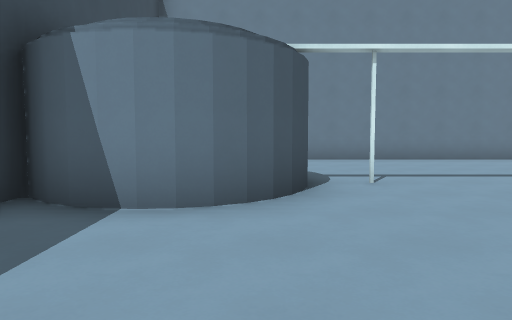
view 1 (above)

12 first-person views from a walk through a level from a Godot 3-D game. The camera is 1.4 m above the floor, tilts 4° down and sees 70° across. The floor is counted in squares, 2 m on a side. Each view is taken from the middle of a square. On the plan, view 1 faces up. The plan holds only what a view shows up to about 11 squares ahead; the rest is blank. The place goes on beyond the plan.

view 2
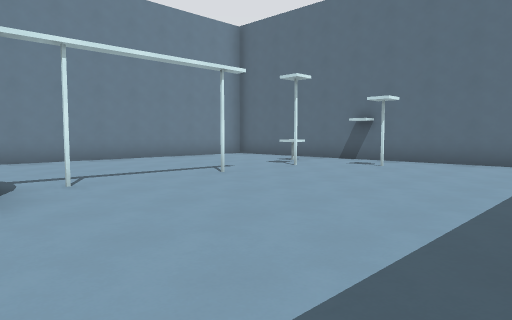

view 3
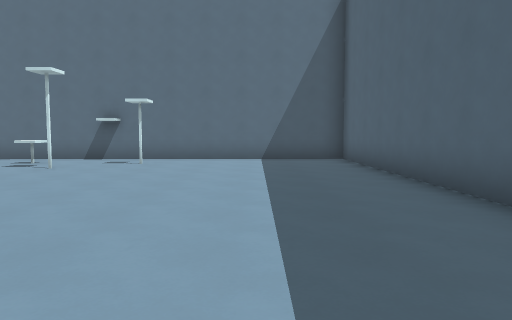

view 4
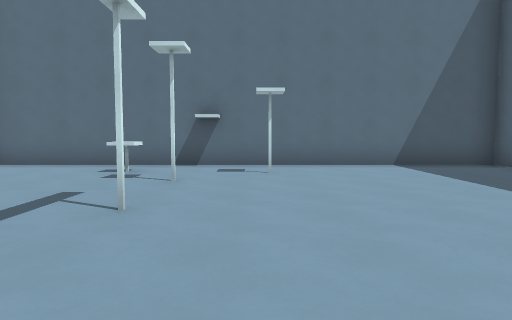

view 5
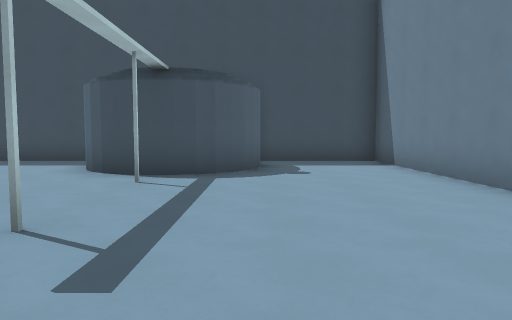

view 6
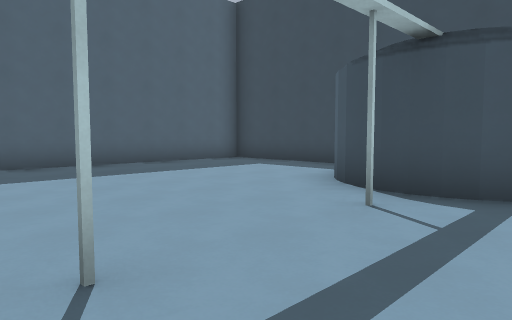

view 7
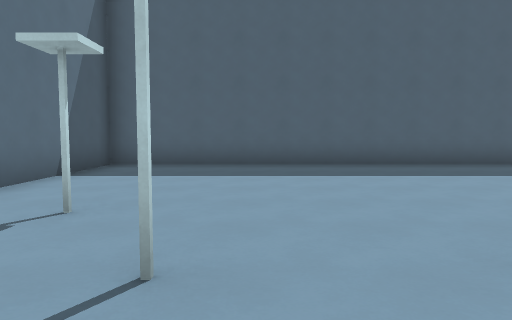

view 8
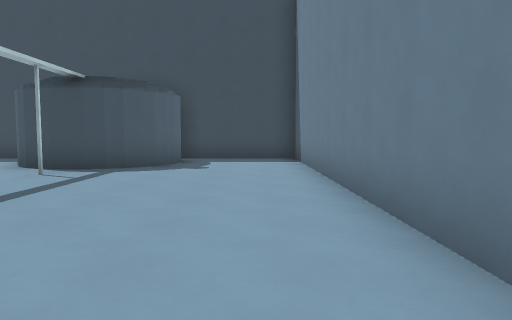

view 9
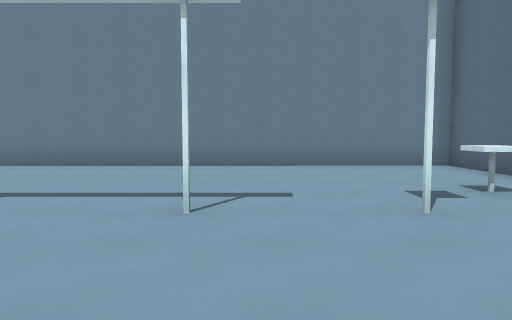

view 10
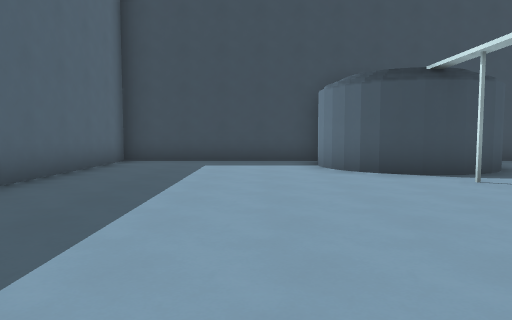

view 11
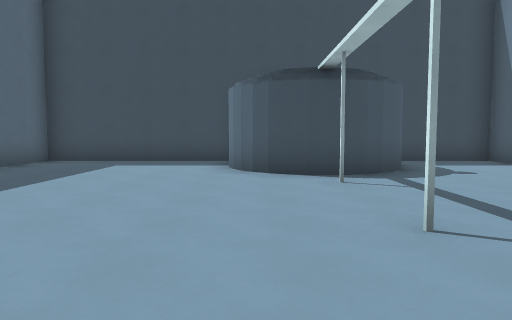

view 12
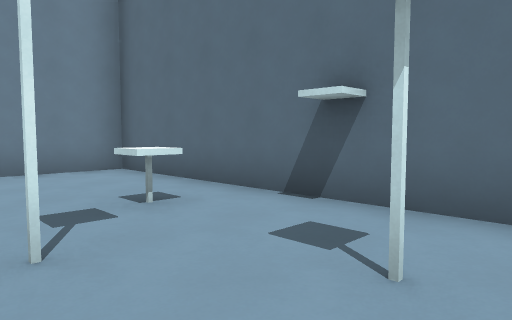

### Floor plan
Key: @ floor where view 1 was taken; # wall or solid block; . floor.
Columns run from 3 left of view 1 to 10 right of it. Each row starts with its distance up from view 1.
 11 ##############
 10 #............#
  9 #............#
  8 #............#
  7 ###..........#
  6   ##.........#
  5    #.#.#..#..#
  4 ####.......#.#
  3 #............#
  2 #............#
  1 #............#
  0 #..@.........#
 -1 #............#
 -2 ##############

Positions as (right, up) in squares from view 1, and headings:
1: (0, 0), facing up
2: (0, 0), facing up-right
3: (-1, 1), facing right
4: (1, 4), facing right
5: (7, 7), facing left
6: (5, 7), facing down-left
7: (6, 7), facing down
8: (8, 9), facing left
9: (5, 2), facing up
10: (7, 2), facing left
11: (7, 4), facing left
12: (6, 3), facing up-right
